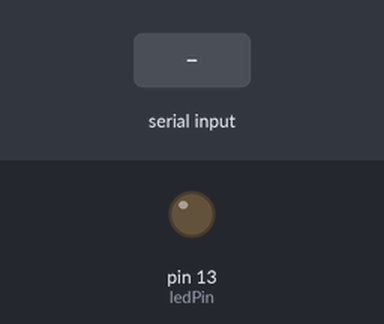
This sketch was run on a simulated Arduino Uno, built with avr-gcc and run on an emulated ATmega328P. Parts: output pins drawn as LEDs (lit = HIGH). Inputs (shaded band) come from the test bench.

Above: at 1.2 s.
1.3 s: "1" received over Serial
At 2.8 s:
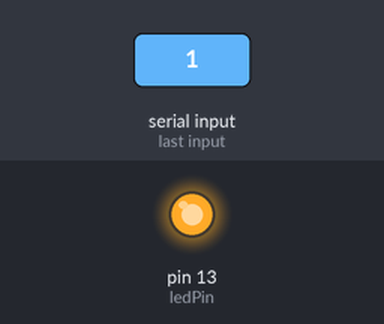
4.3 s: "0" received over Serial
At 6.3 s:
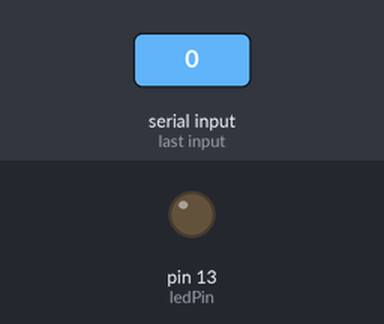
Timing chart, 0 to 7.8 s (numbered marks = the images above; inputs shaded):
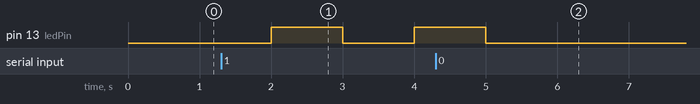

Measured:
- after the input at 1.3 s, pin 13 (ledPin): LOW → HIGH after 0.70 s, → LOW 1.0 s later, → HIGH 1.0 s later
- after the input at 4.3 s, pin 13 (ledPin): goes on until 5.0 s, then stays LOW

The sketch:

serial.pde
```cpp
//Modified version of the previous example
//Instead of staying lit, it will keep blinking when it recieves a message ('1') through serial port
int ledPin = 13;
void setup() {
  Serial.begin(9600);       //Set up serial port at baud rate 9600
  pinMode(ledPin,OUTPUT);       //pin #13 is taken as output

}
void loop() {
  if (Serial.available() > 0) {
     char value = Serial.read();    //Read character from serial
     if(value == '1') {
           while (Serial.read() != '0') {       //Keep blinking until '0' is sent
           digitalWrite(ledPin,HIGH);       //light up the pin
           delay(1000);                 // delay 1000ms
           digitalWrite(ledPin,LOW);        //turn it off
           delay(1000);             //delay 1000ms
           }
     }
     else {
         digitalWrite(ledPin,LOW);          //Turn off LED
     }
  }
  delay(1000);              //delay 1000ms
}
```
